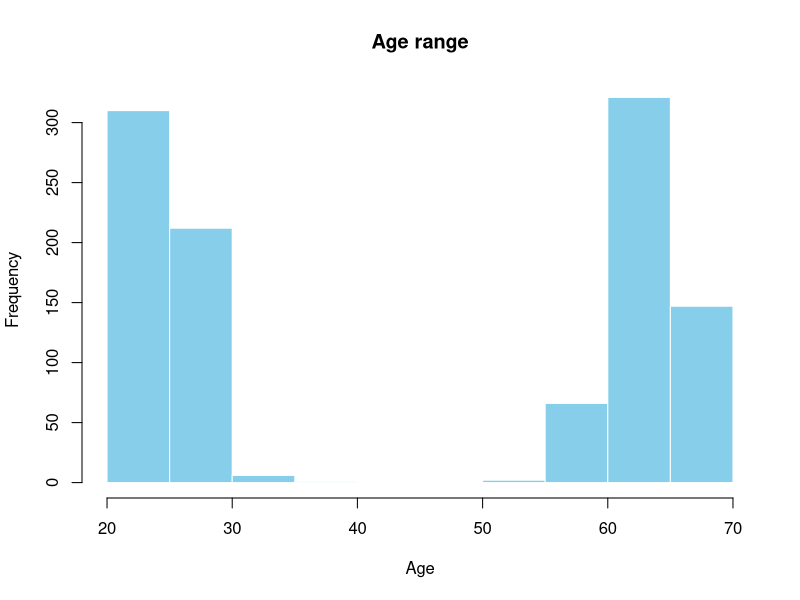
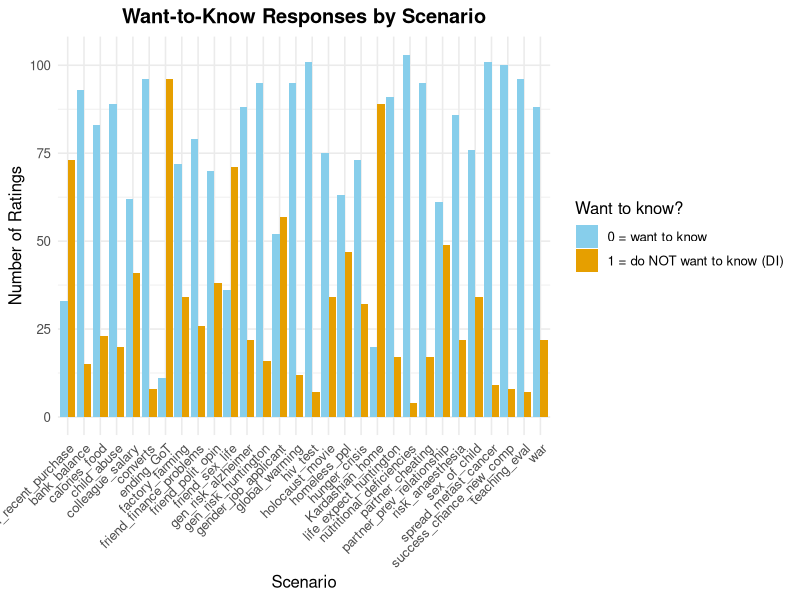
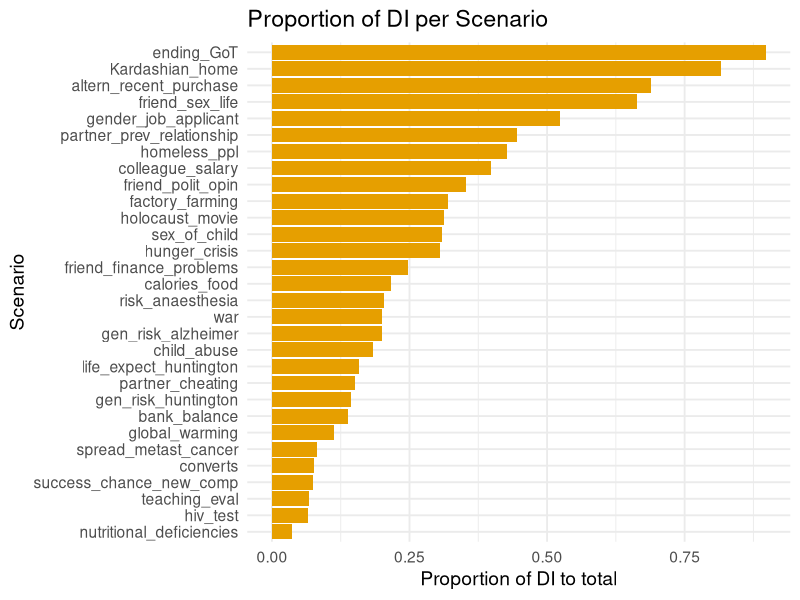
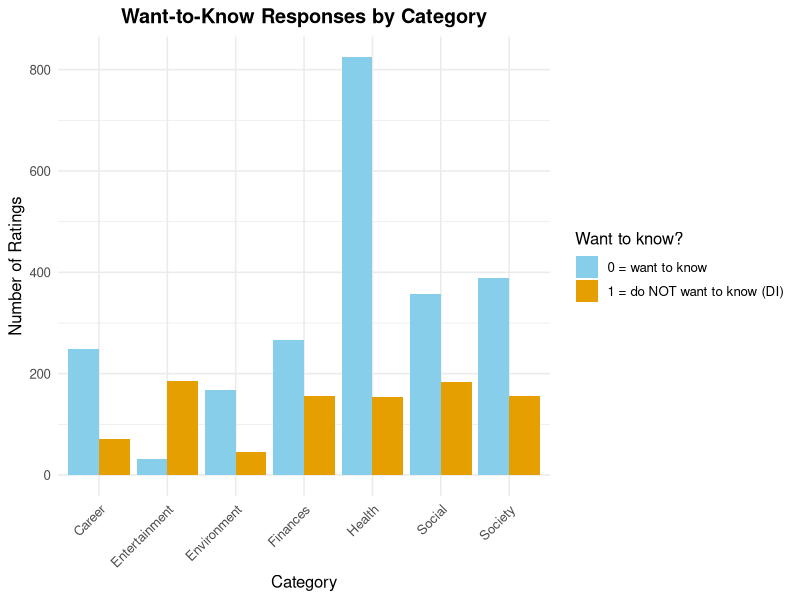
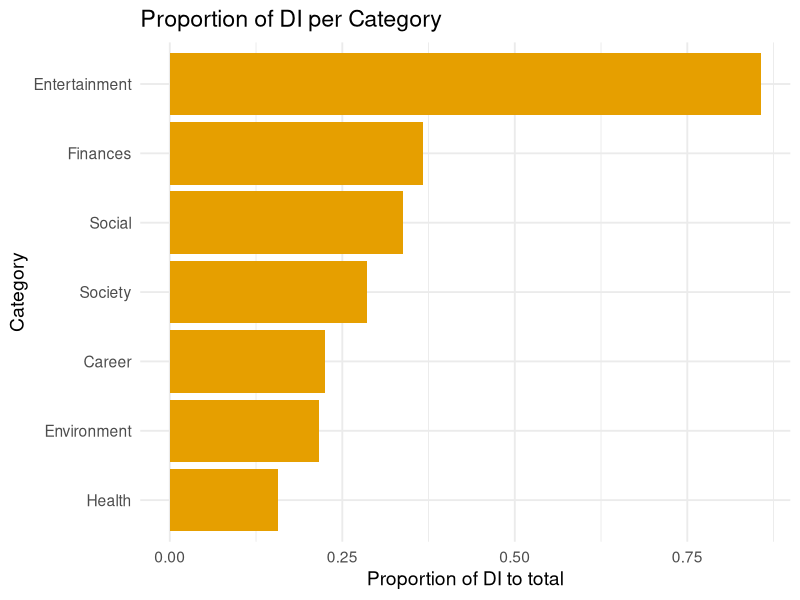
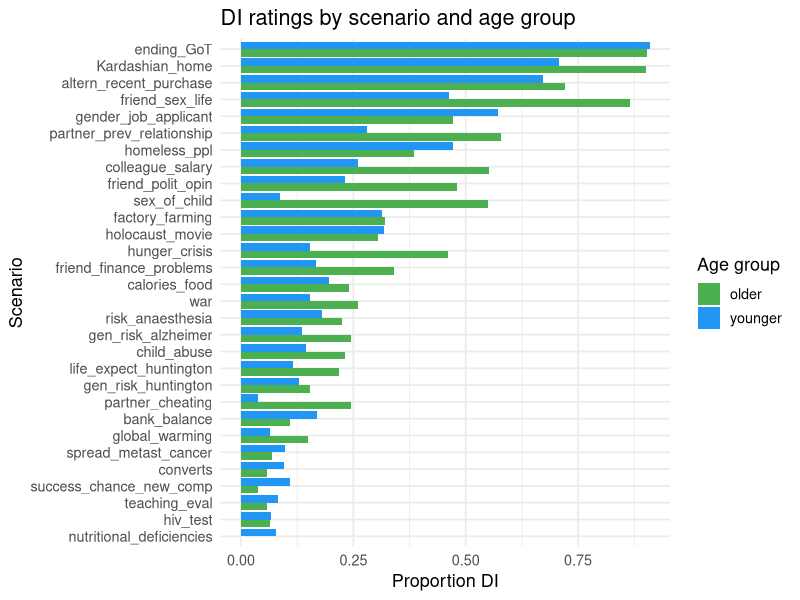
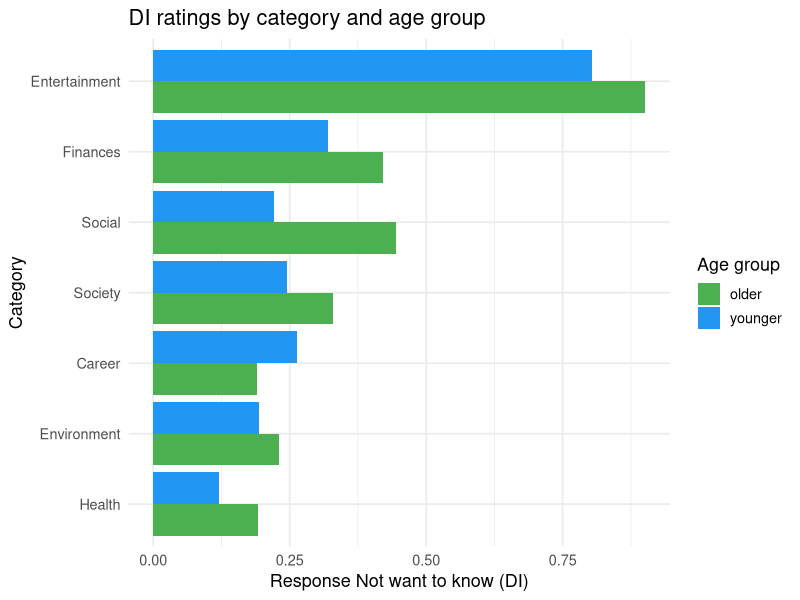
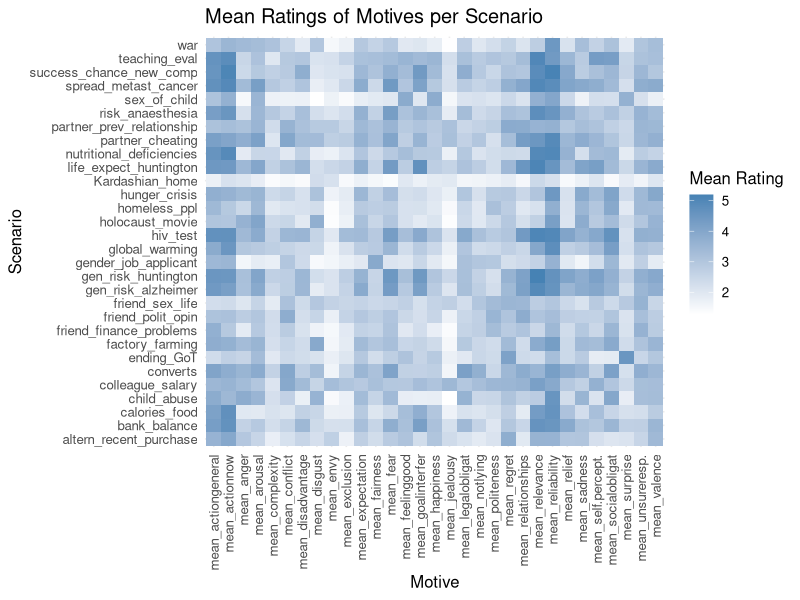

The R script that drew these images, in order:
## ---- chunk 1
knitr::opts_chunk$set(echo = TRUE)
library(readr)
library(dplyr)
library(tidyr)
library(ggplot2)
library(knitr)
library(reshape2)
## ---- chunk 2
dat <- read_csv("dl2_data_processed.csv")
## ---- chunk 3
dat_short <- dat %>%
filter(!is.na(want_to_know_bin))
## ---- chunk 4
dat_short <- dat_short %>%
  mutate(
    Scenario_Category = case_when(
      Scenario_Content %in% c(
        "hiv_test", "gen_risk_alzheimer", "gen_risk_huntington", 
        "life_expect_huntington", "spread_metast_cancer", "risk_anaesthesia",
        "nutritional_deficiencies", "calories_food", "sex_of_child"
      ) ~ "Health",
      
      Scenario_Content %in% c(
        "partner_cheating", "partner_prev_relationship",
        "converts",
        "friend_polit_opin", "friend_sex_life"
      ) ~ "Social",
      
      Scenario_Content %in% c(
        "colleague_salary", "bank_balance",
        "altern_recent_purchase", "friend_finance_problems"
      ) ~ "Finances",
      
      Scenario_Content %in% c(
        "success_chance_new_comp", "gender_job_applicant", "teaching_eval"
      ) ~ "Career",
      
      Scenario_Content %in% c(
        "hunger_crisis", "war", "holocaust_movie",
        "child_abuse", "homeless_ppl"
      ) ~ "Society",
      
      Scenario_Content %in% c(
        "Kardashian_home", "ending_GoT"
      ) ~ "Entertainment",
      
      Scenario_Content %in% c(
        "global_warming", "factory_farming"
      ) ~ "Environment",
    )
  )

## ---- chunk 5
motive_vars <- c("expectation","valence","arousal", "sadness","anger","fear", 
                  "jealousy","envy","disgust","regret","feelinggood","relief",
                  "happiness","complexity","relevance","reliability","relationships",
                  "conflict","politeness","notlying","unsureresp.","exclusion",
                  "self.percept.","actiongeneral","actionnow","disadvantage",
                  "goalinterfer","socialobligat","legalobligat","surprise","fairness")


data_wide <- dat_short %>%
  select(ResponseId, Age, Age_group, Scenario_Code, all_of(motive_vars)) %>%
  # long -> wide
  pivot_wider(
    id_cols = c(ResponseId, Age, Age_group), 
    names_from = Scenario_Code,
    values_from = all_of(motive_vars),
    names_sep = "_"
  )

## ---- chunk 6
nrow(data_wide)
## ---- chunk 7
data_wide %>%
  dplyr::group_by(Age_group) %>%
  dplyr::summarise(count = n())
## ---- chunk 8
range(data_wide$Age, na.rm = TRUE)
## ---- chunk 9
hist(data_wide$Age,
     main = "Age range",
     xlab = "Age",
     ylab = "Frequency",
     col = "skyblue",
     border = "white")
## ---- chunk 10
ratings_count_person <- dat_short %>%
  dplyr::filter(want_to_know_bin %in% c(0, 1)) %>%  
  dplyr::group_by(ResponseId) %>%
  dplyr::summarise(
    n_valid_ratings = n(),   
    .groups = "drop"
  )
## ---- chunk 11
rating_cols <- setdiff(names(data_wide), c("ResponseId", "Age_group"))

motives_count_person <- data_wide %>%
  mutate(
    n_ratings_filled = rowSums(
      select(., all_of(rating_cols)) != -99 & !is.na(select(., all_of(rating_cols)))
    )
  ) %>%
  select(ResponseId, n_ratings_filled)

### Combine Both Counts
ratings_combined <- merge(
  ratings_count_person,
  motives_count_person,
  by = "ResponseId"
)

ratings_combined <- ratings_combined %>%
  mutate(avg_ratings_per_scenario = n_ratings_filled / n_valid_ratings)
## ---- chunk 12
mean(ratings_combined$avg_ratings_per_scenario, na.rm = TRUE)
## ---- chunk 13
dat_short <- dat_short %>%
  mutate(Age_group = ifelse(is.na(Age_group), "unknown", Age_group))

scenario_participants <- dat_short %>%
  dplyr::group_by(Scenario_Content, Age_group) %>%
  dplyr::summarise(n_ratings = n(), .groups = "drop")

scenario_participants
## ---- chunk 14
overall_DI <- dat_short %>%
  dplyr::filter(!is.na(want_to_know_bin)) %>%
  dplyr::summarise(
    total_responses = n(),
    total_DI = sum(want_to_know_bin == 1),
    proportion_DI = mean(want_to_know_bin == 1)
  )

overall_DI 
## ---- chunk 15
scenario_counts <- dat_short %>%
  dplyr::group_by(Scenario_Content) %>%
  dplyr::summarise(n_ratings = n(), .groups = "drop")

scenario_counts
## ---- chunk 16
di_scenario <- dat_short %>% 
  dplyr::group_by(Scenario_Content, want_to_know_bin) %>% 
  dplyr::summarise(n_ratings = n(),.groups = "drop")

## ---- chunk 17
ggplot(di_scenario, aes(x = Scenario_Content, y = n_ratings, fill = factor(want_to_know_bin))) +
  geom_bar(stat = "identity", position = "dodge") +
  scale_fill_manual(values = c("0" = "skyblue", "1" = "#E69F00"),
                    name = "Want to know?",
                    labels = c("0 = want to know", "1 = do NOT want to know (DI)")) +
  labs(
    title = "Want-to-Know Responses by Scenario",
    x = "Scenario",
    y = "Number of Ratings"
  ) +
  theme_minimal(base_size = 12) +
  theme(
    axis.text.x = element_text(angle = 45, hjust = 1),
    plot.title = element_text(face = "bold", hjust = 0.5)
  )

## ---- chunk 18
di_scenario_full <- dat_short %>% 
  dplyr::group_by(Scenario_Content) %>%
  dplyr::summarise(
    n_0  = sum(want_to_know_bin == 0, na.rm = TRUE),
    n_di  = sum(want_to_know_bin == 1, na.rm = TRUE),
    total = n_0 + n_di,
    prop_1 = n_di / total,
    .groups = "drop"
  )%>%
  dplyr::arrange(desc(prop_1))

di_scenario_full <- di_scenario_full %>%
  mutate(Scenario_Content = factor(Scenario_Content, levels = Scenario_Content[order(prop_1)]))
## ---- chunk 19
ggplot(di_scenario_full, aes(x = Scenario_Content, y = prop_1)) +
  geom_col(fill = "#E69F00") +
  coord_flip() +
  labs(
    title = "Proportion of DI per Scenario",
    x = "Scenario",
    y = "Proportion of DI to total"
  ) +
  theme_minimal(base_size = 14)
## ---- chunk 20
di_category <- dat_short %>% 
  dplyr::group_by(Scenario_Category, want_to_know_bin) %>% 
  dplyr::summarise(n_ratings = n(),.groups = "drop")
## ---- chunk 21
ggplot(di_category, aes(x = Scenario_Category, y = n_ratings, fill = factor(want_to_know_bin))) +
  geom_bar(stat = "identity", position = "dodge") +
  scale_fill_manual(values = c("0" = "skyblue", "1" = "#E69F00"),
                    name = "Want to know?",
                    labels = c("0 = want to know", "1 = do NOT want to know (DI)")) +
  labs(
    title = "Want-to-Know Responses by Category",
    x = "Category",
    y = "Number of Ratings"
  ) +
  theme_minimal(base_size = 12) +
  theme(
    axis.text.x = element_text(angle = 45, hjust = 1),
    plot.title = element_text(face = "bold", hjust = 0.5)
  )

## ---- chunk 22
di_category_full <- dat_short %>% 
  dplyr::group_by(Scenario_Category) %>%
  dplyr::summarise(
    n_0  = sum(want_to_know_bin == 0, na.rm = TRUE),
    n_di  = sum(want_to_know_bin == 1, na.rm = TRUE),
    total = n_0 + n_di,
    prop_1 = n_di / total,
    .groups = "drop"
  )%>%
  dplyr::arrange(desc(prop_1))

di_category_full <- di_category_full %>%
  mutate(Scenario_Category = factor(Scenario_Category, levels = Scenario_Category[order(prop_1)]))
## ---- chunk 23
ggplot(di_category_full, aes(x = Scenario_Category, y = prop_1)) +
  geom_col(fill = "#E69F00") +
  coord_flip() +
  labs(
    title = "Proportion of DI per Category",
    x = "Category",
    y = "Proportion of DI to total"
  ) +
  theme_minimal(base_size = 14)
## ---- chunk 24
overall_DI_age <- dat_short %>%
  dplyr::filter(!is.na(want_to_know_bin)) %>%
  dplyr::group_by(Age_group) %>%        
  dplyr::summarise(
    total_responses = n(),
    total_DI = sum(want_to_know_bin == 1),
    proportion_DI = mean(want_to_know_bin == 1),
    .groups = "drop"
  )
overall_DI_age
## ---- chunk 25
scenario_age_prop <- dat_short %>%
  dplyr::group_by(Scenario_Content, Age_group) %>%
  dplyr::summarise(
    total_participants = n(),
    n_want_to_know = sum(want_to_know_bin == 1, na.rm = TRUE),
    .groups = "drop"
  ) %>%
  dplyr::mutate(prop_want_to_know = n_want_to_know / total_participants) %>%
  dplyr::select(-n_want_to_know, -total_participants) %>%
  pivot_wider(
    names_from = Age_group,
    values_from = prop_want_to_know,
    values_fill = 0
  ) %>%
  mutate(diff_prop_young_old = younger - older) %>%
  arrange(desc(diff_prop_young_old)) 

scenario_age_prop 
## ---- chunk 26
scenario_age_long <- scenario_age_prop %>%
  pivot_longer(cols = c(younger, older),
               names_to = "Age_group",
               values_to = "prop_want_to_know") %>%
  group_by(Scenario_Content) %>%
  mutate(mean_prop = mean(prop_want_to_know, na.rm = TRUE)) %>%
  ungroup()

ggplot(scenario_age_long,
       aes(x = reorder(Scenario_Content, mean_prop),
           y = prop_want_to_know,
           fill = Age_group)) +
  geom_col(position = "dodge") +
  scale_fill_manual(values = c("older" = "#4CAF50", "younger" = "#2196F3"),
                    labels = c("older", "younger")) +
  labs(
    title = "DI ratings by scenario and age group",
    x = "Scenario",
    y = "Proportion DI",
    fill = "Age group"
  ) +
  coord_flip() +
  theme_minimal(base_size = 13)
## ---- chunk 27
category_age_prop <- dat_short %>%
  dplyr::group_by(Scenario_Category, Age_group) %>%
  dplyr::summarise(
    total_participants = n(),
    n_want_to_know = sum(want_to_know_bin == 1, na.rm = TRUE),
    .groups = "drop"
  ) %>%
  dplyr::mutate(prop_want_to_know = n_want_to_know / total_participants) %>%
  dplyr::select(-n_want_to_know, -total_participants) %>%
  pivot_wider(
    names_from = Age_group,
    values_from = prop_want_to_know,
    values_fill = 0
  ) %>%
  mutate(diff_prop_young_old = younger - older) %>%
  arrange(desc(diff_prop_young_old)) 

category_age_prop
## ---- chunk 28
scenario_age_long_cat <- category_age_prop %>%
  pivot_longer(cols = c(younger, older),
               names_to = "Age_group",
               values_to = "prop_want_to_know") %>%
  group_by(Scenario_Category) %>%
  mutate(mean_prop = mean(prop_want_to_know, na.rm = TRUE)) %>%
  ungroup()

ggplot(scenario_age_long_cat,
       aes(x = reorder(Scenario_Category, mean_prop),
           y = prop_want_to_know,
           fill = Age_group)) +
  geom_col(position = "dodge") +
  scale_fill_manual(values = c("older" = "#4CAF50", "younger" = "#2196F3"),
                    labels = c("older", "younger")) +
  labs(
    title = "DI ratings by category and age group",
    x = "Category",
    y = "Response Not want to know (DI)",
    fill = "Age group"
  ) +
  coord_flip() +
  theme_minimal(base_size = 13)
## ---- chunk 29
overall_motives <- dat_short %>%
  summarise(across(all_of(motive_vars), ~ mean(.x[.x != -99], na.rm = TRUE))) %>%
  pivot_longer(cols = everything(), names_to = "motive", values_to = "mean_rating") %>%
  arrange(desc(mean_rating))

overall_motives
## ---- chunk 30
ratings_per_motive_mean <- dat_short %>%
  dplyr::group_by(Scenario_Content) %>%
  dplyr::summarise(
    across(
      all_of(motive_vars),
      ~ mean(.x[.x != -99], na.rm = TRUE),
      .names = "mean_{.col}"
    ),
    .groups = "drop"
  )
## ---- chunk 31
ratings_long <- ratings_per_motive_mean %>%
  pivot_longer(
    cols = starts_with("mean_"),
    names_to = "Motive",
    values_to = "MeanRating"
  )


ggplot(ratings_long, aes(x = Motive, y = Scenario_Content, fill = MeanRating)) +
  geom_tile() +
  scale_fill_gradient(low = "white", high = "steelblue") +
  labs(
    title = "Mean Ratings of Motives per Scenario",
    x = "Motive",
    y = "Scenario",
    fill = "Mean Rating"
  ) +
  theme_minimal(base_size = 12) +
  theme(axis.text.x = element_text(angle = 90, vjust = 0.5, hjust=1))

## ---- chunk 32
top3_motives <- dat_short %>%
  dplyr::group_by(Scenario_Content) %>%
  dplyr::summarise(across(all_of(motive_vars),
                   ~ mean(.x[.x != -99], na.rm = TRUE),  
                   .names = "avg_{.col}"),
            .groups = "drop") %>%
  pivot_longer(
    cols = starts_with("avg_"),
    names_to = "motive",
    values_to = "avg_rating"
  ) %>%
  mutate(motive = sub("^avg_", "", motive)) %>%
  dplyr::group_by(Scenario_Content) %>%
  slice_max(avg_rating, n = 3, with_ties = FALSE) %>% 
  arrange(Scenario_Content, desc(avg_rating)) %>%
  ungroup()
## ---- chunk 33
top3_motives_table <- dat_short %>%
  dplyr::group_by(Scenario_Content) %>%
  dplyr::summarise(
    across(
      all_of(motive_vars),
      ~ mean(.x[.x != -99], na.rm = TRUE),  
      .names = "avg_{.col}"
    ),
    .groups = "drop"
  ) %>%
  pivot_longer(
    cols = starts_with("avg_"),
    names_to = "motive",
    values_to = "avg_rating"
  ) %>%
  mutate(motive = sub("^avg_", "", motive)) %>%
  dplyr::group_by(Scenario_Content) %>%
  slice_max(avg_rating, n = 3, with_ties = FALSE) %>%
  arrange(Scenario_Content, desc(avg_rating)) %>%
  mutate(rank = row_number()) %>%
  pivot_wider(
    names_from = rank,
    values_from = c(motive, avg_rating),
    names_glue = "Top{rank}_{.value}"
  ) %>%
  arrange(Scenario_Content)

knitr::kable(top3_motives_table, digits = 2, caption = "Top 3 Motives (Mean Ratings) per Scenario")
## ---- chunk 34
ggplot(top3_motives, aes(x = motive, y = Scenario_Content, fill = avg_rating)) +
  geom_tile(color = "white") +
  scale_fill_gradient(low = "white", high = "steelblue") +
  labs(
    title = "Top 3 Motives by Scenario",
    x = "Motive",
    y = "Scenario",
    fill = "Mean Rating"
  ) +
  theme_minimal(base_size = 12) +
  theme(axis.text.x = element_text(angle = 45, hjust = 1))
## ---- chunk 35
ratings_per_motive_mean_cat <- dat_short %>%
  dplyr::group_by(Scenario_Category) %>%
  dplyr::summarise(
    across(
      all_of(motive_vars),
      ~ mean(.x[.x != -99], na.rm = TRUE),
      .names = "mean_{.col}"
    ),
    .groups = "drop"
  )

ratings_per_motive_mean_cat
## ---- chunk 36
ratings_long_cat <- ratings_per_motive_mean_cat %>%
  pivot_longer(
    cols = starts_with("mean_"),
    names_to = "Motive",
    values_to = "MeanRating"
  )


ggplot(ratings_long_cat, aes(x = Motive, y = Scenario_Category, fill = MeanRating)) +
  geom_tile() +
  scale_fill_gradient(low = "white", high = "steelblue") +
  labs(
    title = "Mean Ratings of Motives by Category",
    x = "Motive",
    y = "Category",
    fill = "Mean Rating"
  ) +
  theme_minimal(base_size = 12) +
  theme(axis.text.x = element_text(angle = 90, vjust = 0.5, hjust=1))
## ---- chunk 37
top3_motives_cat <- dat_short %>%
  dplyr::group_by(Scenario_Category) %>%
  dplyr::summarise(across(all_of(motive_vars),
                          ~ mean(.x[.x != -99], na.rm = TRUE),
                          .names = "avg_{.col}"),
                   .groups = "drop") %>%
  pivot_longer(
    cols = starts_with("avg_"),
    names_to = "motive",
    values_to = "avg_rating"
  ) %>%
  mutate(motive = sub("^avg_", "", motive)) %>%
  dplyr::group_by(Scenario_Category) %>%
  slice_max(avg_rating, n = 3, with_ties = FALSE) %>% 
  arrange(Scenario_Category, desc(avg_rating)) %>%
  ungroup()
## ---- chunk 38
top3_motives_cat_table <- dat_short %>%
  dplyr::group_by(Scenario_Category) %>%
  dplyr::summarise(
    across(
      all_of(motive_vars),
      ~ mean(.x[.x != -99], na.rm = TRUE),  
      .names = "avg_{.col}"
    ),
    .groups = "drop"
  ) %>%
  pivot_longer(
    cols = starts_with("avg_"),
    names_to = "motive",
    values_to = "avg_rating"
  ) %>%
  mutate(motive = sub("^avg_", "", motive)) %>%
  dplyr::group_by(Scenario_Category) %>%
  slice_max(avg_rating, n = 3, with_ties = FALSE) %>%
  arrange(Scenario_Category, desc(avg_rating)) %>%
  mutate(rank = row_number()) %>%
  pivot_wider(
    names_from = rank,
    values_from = c(motive, avg_rating),
    names_glue = "Top{rank}_{.value}"
  ) %>%
  arrange(Scenario_Category)


knitr::kable(top3_motives_cat_table, digits = 2, caption = "Top 3 Motives (Mean Ratings) per Category")
## ---- chunk 39
ggplot(top3_motives_cat, aes(x = motive, y = Scenario_Category, fill = avg_rating)) +
  geom_tile(color = "white") +
  scale_fill_gradient(low = "white", high = "steelblue") +
  labs(
    title = "Top 3 Motives by Category",
    x = "Motive",
    y = "Category",
    fill = "Mean Rating"
  ) +
  theme_minimal(base_size = 12) +
  theme(axis.text.x = element_text(angle = 45, hjust = 1))

## ---- chunk 40
overall_motives_by_age <- dat_short %>%
  dplyr::filter(Age_group %in% c("younger", "older")) %>%   
  dplyr::group_by(Age_group) %>%
  dplyr::summarise(
    across(all_of(motive_vars),
           ~ mean(.x[.x != -99], na.rm = TRUE),
           .names = "avg_{.col}")
  ) %>%
  tidyr::pivot_longer(
    cols = starts_with("avg_"),
    names_to = "motive",
    values_to = "mean_rating"
  ) %>%
  dplyr::mutate(motive = sub("^avg_", "", motive)) %>%
  dplyr::arrange(Age_group, desc(mean_rating))

overall_motives_by_age
## ---- chunk 41
ggplot(overall_motives_by_age, aes(x = reorder(motive, mean_rating), 
                                   y = mean_rating, 
                                   fill = Age_group)) +
  geom_col(position = position_dodge(width = 0.8)) +
  coord_flip() +
  scale_fill_manual(values = c("older" = "#4CAF50", "younger" = "#2196F3"),
                    labels = c("older", "younger")) +
  labs(
    title = "Overall Motive Ratings by Age Group and Scenario",
    x = "Motive",
    y = "Average Rating",
    fill = "Age Group"
  ) +
  theme_minimal(base_size = 12)
## ---- chunk 42
top3_motives_by_age <- dat_short %>%
  dplyr::filter(Age_group %in% c("younger", "older")) %>%  
  dplyr::group_by(Scenario_Content, Age_group) %>%
  dplyr::summarise(
    across(all_of(motive_vars),
           ~ mean(.x[.x != -99], na.rm = TRUE),
           .names = "avg_{.col}"),
    .groups = "drop"
  ) %>%
  tidyr::pivot_longer(
    cols = starts_with("avg_"),
    names_to = "motive",
    values_to = "avg_rating"
  ) %>%
  dplyr::mutate(motive = sub("^avg_", "", motive)) %>%
  dplyr::group_by(Scenario_Content, Age_group) %>%
  dplyr::slice_max(avg_rating, n = 3, with_ties = FALSE) %>%
  dplyr::arrange(Scenario_Content, Age_group, desc(avg_rating)) %>%
  dplyr::ungroup()

top3_motives_by_age 
## ---- chunk 43
top3_motives_by_age_cat <- dat_short %>%
  dplyr::filter(Age_group %in% c("younger", "older")) %>% 
  dplyr::group_by(Scenario_Category, Age_group) %>%
  dplyr::summarise(
    across(all_of(motive_vars),
           ~ mean(.x[.x != -99], na.rm = TRUE),
           .names = "avg_{.col}"),
    .groups = "drop"
  ) %>%
  tidyr::pivot_longer(
    cols = starts_with("avg_"),
    names_to = "motive",
    values_to = "avg_rating"
  ) %>%
  dplyr::mutate(motive = sub("^avg_", "", motive)) %>%
  dplyr::group_by(Scenario_Category, Age_group) %>%
  dplyr::slice_max(avg_rating, n = 3, with_ties = FALSE) %>%
  dplyr::arrange(Scenario_Category, Age_group, desc(avg_rating)) %>%
  dplyr::ungroup()

top3_motives_by_age_cat
## ---- chunk 44
ggplot(top3_motives_by_age_cat,
       aes(x = reorder(motive, avg_rating), y = avg_rating, fill = Age_group)) +
  geom_col(position = "dodge") +
  facet_wrap(~ Scenario_Category, scales = "free_x", ncol = 5) +
  coord_flip() +
  scale_fill_manual(values = c("older" = "#4CAF50", "younger" = "#2196F3"),
                    labels = c("older", "younger")) +
  labs(
    title = "Top 3 Motives by Category and Age Group",
    x = "Motive",
    y = "Mean Rating",
    fill = "Age Group"
  ) +
  theme_minimal(base_size = 12)
## ---- chunk 45
ratings_per_motive_DI <- dat_short %>%
  dplyr::group_by(want_to_know_bin) %>%
  dplyr::summarise(
    across(
      all_of(motive_vars),
      ~ mean(.x[.x != -99], na.rm = TRUE),
      .names = "mean_{.col}"
    ),
    .groups = "drop"
  )
## ---- chunk 46
motive_means_di <- dat_short %>%
  filter(want_to_know_bin == 1) %>%  
  group_by(Scenario_Content) %>%    
  summarise(across(
    all_of(motive_vars),
    ~ mean(.x[.x != -99], na.rm = TRUE),  
    .names = "avg_{.col}"
  )) %>%
  pivot_longer(
    cols = starts_with("avg_"),
    names_to = "motive",
    values_to = "mean_rating"
  ) %>%
  mutate(motive = sub("^avg_", "", motive)) %>%
  arrange(Scenario_Content, desc(mean_rating))

scenario_props <- dat_short %>%
  group_by(Scenario_Content) %>%
  summarise(
    prop_want_1 = mean(want_to_know_bin == 1, na.rm = TRUE),
    .groups = "drop"
  )



motive_means_di <- motive_means_di %>%
  left_join(scenario_props, by = "Scenario_Content")

motive_means_di
## ---- chunk 47
motive_means_noDI <- dat_short %>%
  filter(want_to_know_bin == 0) %>%  
  group_by(Scenario_Content) %>%     
  summarise(across(
    all_of(motive_vars),
    ~ mean(.x[.x != -99], na.rm = TRUE),
    .names = "avg_{.col}"
  )) %>%
  pivot_longer(
    cols = starts_with("avg_"),
    names_to = "motive",
    values_to = "mean_rating"
  ) %>%
  mutate(motive = sub("^avg_", "", motive)) %>%
  arrange(Scenario_Content, desc(mean_rating))

motive_means_noDI <- motive_means_noDI %>%
  left_join(scenario_props, by = "Scenario_Content")

motive_means_noDI
## ---- chunk 48
ratings_long_DI <- ratings_per_motive_DI %>%
  pivot_longer(
    cols = starts_with("mean_"),
    names_to = "motive",
    values_to = "mean_rating"
  ) %>%
  mutate(
    motive = sub("^mean_", "", motive),
    want_to_know_bin = factor(
      want_to_know_bin,
      levels = c(1, 0),
      labels = c("Not want to know (DI)", "Want to know")
    )
  )

ggplot(ratings_long_DI, aes(x = motive, y = mean_rating, group = want_to_know_bin, color = want_to_know_bin)) +
  geom_line(linewidth = 1) +
  geom_point(size = 2) +
  scale_color_manual(
    values = c(
      "Want to know" = "#56B4E9" ,  
      "Not want to know (DI)" =    "#E69F00"   
    )
  ) +
  theme_minimal(base_size = 12) +
  labs(
    title = "Mean Motive Ratings by DI Response",
    x = "Motive",
    y = "Mean Rating",
    color = "Response"
  ) +
  theme(
    axis.text.x = element_text(angle = 45, hjust = 1),
    plot.title = element_text(face = "bold", size = 14)
  )

## ---- chunk 49
top3_motives_DI <- dat_short %>%
  dplyr::group_by(want_to_know_bin) %>%
  dplyr::summarise(across(all_of(motive_vars),
                          ~ mean(.x[.x != -99], na.rm = TRUE),
                          .names = "avg_{.col}"),
                   .groups = "drop") %>%
  pivot_longer(
    cols = starts_with("avg_"),
    names_to = "motive",
    values_to = "avg_rating"
  ) %>%
  mutate(motive = sub("^avg_", "", motive)) %>%
  dplyr::group_by(want_to_know_bin) %>%
  slice_max(avg_rating, n = 3, with_ties = FALSE) %>%  
  arrange(want_to_know_bin, desc(avg_rating)) %>%
  ungroup()

top3_motives_DI
## ---- chunk 50
top3_motives_by_age_DI <- dat_short %>%
  dplyr::filter(Age_group %in% c("younger", "older")) %>%  
  dplyr::group_by(want_to_know_bin, Age_group) %>%
  dplyr::summarise(
    across(all_of(motive_vars),
           ~ mean(.x[.x != -99], na.rm = TRUE),
           .names = "avg_{.col}"),
    .groups = "drop"
  ) %>%
  tidyr::pivot_longer(
    cols = starts_with("avg_"),
    names_to = "motive",
    values_to = "avg_rating"
  ) %>%
  dplyr::mutate(motive = sub("^avg_", "", motive)) %>%
  dplyr::group_by(want_to_know_bin, Age_group) %>%
  dplyr::slice_max(avg_rating, n = 3, with_ties = FALSE) %>%
  dplyr::arrange(want_to_know_bin, Age_group, desc(avg_rating)) %>%
  dplyr::ungroup()

top3_motives_by_age_DI
## ---- chunk 51
ggplot(top3_motives_by_age_DI,
       aes(x = reorder(motive, avg_rating), y = avg_rating, fill = Age_group)) +
  geom_col(position = position_dodge(width = 0.8), width = 0.7) +
  facet_wrap(~ want_to_know_bin, scales = "free_x", ncol = 2,
             labeller = labeller(want_to_know_bin = c(`1` = "Do not want to know (DI)", `0` = "Want to know"))) +
  scale_fill_manual(values = c("older" = "#4CAF50", "younger" = "#2196F3"),
                    labels = c("older", "younger")) +
  labs(
    title = "Top 3 Motives by Age Group and DI Response",
    x = "Motive",
    y = "Average Rating",
    fill = "Age Group"
  ) +
  theme_minimal(base_size = 12)
## ---- chunk 52
dat_cor_expect_val <- dat_short %>% 
                            filter(Scenario_Content=="partner_prev_relationship" & expectation!=-99 & valence!=-99)

cor(
  dat_cor_expect_val$expectation,
  dat_cor_expect_val$valence
)



dat_cor_sad_ang<-dat_short%>%filter(Scenario_Content=="partner_prev_relationship" & sadness!=-99 & anger !=-99)

cor(
  dat_cor_sad_ang$sadness,
  dat_cor_sad_ang$anger
)
## ---- chunk 53
corr_scenario <- dat_short %>%
  group_by(Scenario_Content) %>%
  summarise(
    cor_matrix = list(
      cor(
        mutate(across(all_of(motive_vars), ~ ifelse(.x == -99, NA, .x))),
        use = "pairwise.complete.obs"
      )
    ),
    .groups = "drop"
  )


corr_scenario$cor_matrix[[which(corr_scenario$Scenario_Content == "partner_prev_relationship")]]

## ---- chunk 54
#correlation matrix for scenario
mat_hiv <- corr_scenario$cor_matrix[[which(corr_scenario$Scenario_Content == "hiv_test")]]

#long format
mat_long_hiv <- melt(mat_hiv, varnames = c("Var1", "Var2"), value.name = "r")


limits <- c(-1, 1) 

ggplot(mat_long_hiv, aes(x = Var1, y = Var2, fill = r)) +
  geom_tile(color = "white") +
  geom_text(aes(label = round(r, 2)), size = 3) +
  scale_fill_gradient2(low = "blue", mid = "white", high = "red", midpoint = 0,
                       limits = limits) +
  theme_minimal() +
  theme(
    axis.text.x = element_text(angle = 45, hjust = 1),
    axis.ticks = element_blank(),
    axis.title = element_blank(),
    panel.grid = element_blank()
  )+
  ggtitle("Correlation matrix: Hiv Test")

## ---- chunk 55
strong_corr_hiv <- mat_long_hiv %>%
  filter(as.numeric(factor(Var1)) < as.numeric(factor(Var2))) %>%
  filter(abs(r) > 0.5) %>%
  mutate(direction = ifelse(r > 0, "positive", "negative")) %>%
  arrange(desc(abs(r)))
## ---- chunk 56
#correlation matrix for scenario
mat_alz <- corr_scenario$cor_matrix[[which(corr_scenario$Scenario_Content == "gen_risk_alzheimer")]]

#long format
mat_long_alz <- melt(mat_alz, varnames = c("Var1", "Var2"), value.name = "r")


limits <- c(-1, 1) 

ggplot(mat_long_alz, aes(x = Var1, y = Var2, fill = r)) +
  geom_tile(color = "white") +
  geom_text(aes(label = round(r, 2)), size = 3) +
  scale_fill_gradient2(low = "blue", mid = "white", high = "red", midpoint = 0,
                       limits = limits) +
  theme_minimal() +
  theme(
    axis.text.x = element_text(angle = 45, hjust = 1),
    axis.ticks = element_blank(),
    axis.title = element_blank(),
    panel.grid = element_blank()
  )+
  ggtitle("Correlation matrix: Genetic Risk Alzheimer")

## ---- chunk 57
strong_corr_alz <- mat_long_alz %>%
  filter(as.numeric(factor(Var1)) < as.numeric(factor(Var2))) %>%
  filter(abs(r) > 0.5) %>%
  mutate(direction = ifelse(r > 0, "positive", "negative")) %>%
  arrange(desc(abs(r)))                                    
## ---- chunk 58
#correlation matrix for scenario
mat_hunt_risk <- corr_scenario$cor_matrix[[which(corr_scenario$Scenario_Content == "gen_risk_huntington")]]

#long format
mat_long_hunt_risk <- melt(mat_hunt_risk, varnames = c("Var1", "Var2"), value.name = "r")


limits <- c(-1, 1) 

ggplot(mat_long_hunt_risk, aes(x = Var1, y = Var2, fill = r)) +
  geom_tile(color = "white") +
  geom_text(aes(label = round(r, 2)), size = 3) +
  scale_fill_gradient2(low = "blue", mid = "white", high = "red", midpoint = 0,
                       limits = limits) +
  theme_minimal() +
  theme(
    axis.text.x = element_text(angle = 45, hjust = 1),
    axis.ticks = element_blank(),
    axis.title = element_blank(),
    panel.grid = element_blank()
  )+
  ggtitle("Correlation matrix: Genetic Risk Huntington")

## ---- chunk 59
strong_corr_hunt_risk <- mat_long_hunt_risk %>%
  filter(as.numeric(factor(Var1)) < as.numeric(factor(Var2))) %>%
  filter(abs(r) > 0.5) %>%
  mutate(direction = ifelse(r > 0, "positive", "negative")) %>%
  arrange(desc(abs(r)))
## ---- chunk 60
#correlation matrix for scenario
mat_hunt_life <- corr_scenario$cor_matrix[[which(corr_scenario$Scenario_Content == "life_expect_huntington")]]

#long format
mat_long_hunt_life <- melt(mat_hunt_life, varnames = c("Var1", "Var2"), value.name = "r")


limits <- c(-1, 1) 

ggplot(mat_long_hunt_life, aes(x = Var1, y = Var2, fill = r)) +
  geom_tile(color = "white") +
  geom_text(aes(label = round(r, 2)), size = 3) +
  scale_fill_gradient2(low = "blue", mid = "white", high = "red", midpoint = 0,
                       limits = limits) +
  theme_minimal() +
  theme(
    axis.text.x = element_text(angle = 45, hjust = 1),
    axis.ticks = element_blank(),
    axis.title = element_blank(),
    panel.grid = element_blank()
  )+
  ggtitle("Correlation matrix: Life expectation Huntington")


## ---- chunk 61
strong_corr_hunt_life <- mat_long_hunt_life %>%
  filter(as.numeric(factor(Var1)) < as.numeric(factor(Var2))) %>%
  filter(abs(r) > 0.5) %>%
  mutate(direction = ifelse(r > 0, "positive", "negative")) %>%
  arrange(desc(abs(r)))

## ---- chunk 62
#correlation matrix for scenario
mat_got <- corr_scenario$cor_matrix[[which(corr_scenario$Scenario_Content == "ending_GoT")]]

#long format
mat_long_got <- melt(mat_got, varnames = c("Var1", "Var2"), value.name = "r")


limits <- c(-1, 1) 

ggplot(mat_long_got, aes(x = Var1, y = Var2, fill = r)) +
  geom_tile(color = "white") +
  geom_text(aes(label = round(r, 2)), size = 3) +
  scale_fill_gradient2(low = "blue", mid = "white", high = "red", midpoint = 0,
                       limits = limits) +
  theme_minimal() +
  theme(
    axis.text.x = element_text(angle = 45, hjust = 1),
    axis.ticks = element_blank(),
    axis.title = element_blank(),
    panel.grid = element_blank()
  )+
  ggtitle("Correlation matrix: Ending GoT")


## ---- chunk 63
strong_corr_got <- mat_long_got %>%
  filter(as.numeric(factor(Var1)) < as.numeric(factor(Var2))) %>%
  filter(abs(r) > 0.5) %>%
  mutate(direction = ifelse(r > 0, "positive", "negative")) %>%
  arrange(desc(abs(r)))

## ---- chunk 64
#correlation matrix for scenario
mat_kardashian <- corr_scenario$cor_matrix[[which(corr_scenario$Scenario_Content == "Kardashian_home")]]

#long format
mat_long_kardashian <- melt(mat_kardashian, varnames = c("Var1", "Var2"), value.name = "r")


limits <- c(-1, 1) 

ggplot(mat_long_kardashian, aes(x = Var1, y = Var2, fill = r)) +
  geom_tile(color = "white") +
  geom_text(aes(label = round(r, 2)), size = 3) +
  scale_fill_gradient2(low = "blue", mid = "white", high = "red", midpoint = 0,
                       limits = limits) +
  theme_minimal() +
  theme(
    axis.text.x = element_text(angle = 45, hjust = 1),
    axis.ticks = element_blank(),
    axis.title = element_blank(),
    panel.grid = element_blank()
  )+
  ggtitle("Correlation matrix: Kardashian Home")


## ---- chunk 65

strong_corr_kardashian <- mat_long_kardashian %>%
  filter(as.numeric(factor(Var1)) < as.numeric(factor(Var2))) %>%
  filter(abs(r) > 0.5) %>%
  mutate(direction = ifelse(r > 0, "positive", "negative")) %>%
  arrange(desc(abs(r)))

## ---- chunk 66
#correlation matrix for scenario
mat_purchase <- corr_scenario$cor_matrix[[which(corr_scenario$Scenario_Content == "altern_recent_purchase")]]

#long format
mat_long_purchase <- melt(mat_purchase, varnames = c("Var1", "Var2"), value.name = "r")


limits <- c(-1, 1) 

ggplot(mat_long_purchase, aes(x = Var1, y = Var2, fill = r)) +
  geom_tile(color = "white") +
  geom_text(aes(label = round(r, 2)), size = 3) +
  scale_fill_gradient2(low = "blue", mid = "white", high = "red", midpoint = 0,
                       limits = limits) +
  theme_minimal() +
  theme(
    axis.text.x = element_text(angle = 45, hjust = 1),
    axis.ticks = element_blank(),
    axis.title = element_blank(),
    panel.grid = element_blank()
  )+
  ggtitle("Correlation matrix: Altern recent purchase ")

## ---- chunk 67
strong_corr_purchase <- mat_long_purchase %>%
  filter(as.numeric(factor(Var1)) < as.numeric(factor(Var2))) %>%
  filter(abs(r) > 0.5) %>%
  mutate(direction = ifelse(r > 0, "positive", "negative")) %>%
  arrange(desc(abs(r)))

## ---- chunk 68
#correlation matrix for scenario
mat_friend_sex <- corr_scenario$cor_matrix[[which(corr_scenario$Scenario_Content == "friend_sex_life")]]

#long format
mat_long_friend_sex <- melt(mat_friend_sex, varnames = c("Var1", "Var2"), value.name = "r")


limits <- c(-1, 1) 

ggplot(mat_long_friend_sex, aes(x = Var1, y = Var2, fill = r)) +
  geom_tile(color = "white") +
  geom_text(aes(label = round(r, 2)), size = 3) +
  scale_fill_gradient2(low = "blue", mid = "white", high = "red", midpoint = 0,
                       limits = limits) +
  theme_minimal() +
  theme(
    axis.text.x = element_text(angle = 45, hjust = 1),
    axis.ticks = element_blank(),
    axis.title = element_blank(),
    panel.grid = element_blank()
  )+
  ggtitle("Correlation matrix: Friend Sex Life")

## ---- chunk 69
strong_corr_friend_sex <- mat_long_friend_sex %>%
  filter(as.numeric(factor(Var1)) < as.numeric(factor(Var2))) %>%
  filter(abs(r) > 0.5) %>%
  mutate(direction = ifelse(r > 0, "positive", "negative")) %>%
  arrange(desc(abs(r)))

## ---- chunk 70
#correlation matrix for scenario
mat_relationship <- corr_scenario$cor_matrix[[which(corr_scenario$Scenario_Content == "partner_prev_relationship")]]

#long format
mat_long_relationship <- melt(mat_relationship, varnames = c("Var1", "Var2"), value.name = "r")


limits <- c(-1, 1) 

ggplot(mat_long_relationship, aes(x = Var1, y = Var2, fill = r)) +
  geom_tile(color = "white") +
  geom_text(aes(label = round(r, 2)), size = 3) +
  scale_fill_gradient2(low = "blue", mid = "white", high = "red", midpoint = 0,
                       limits = limits) +
  theme_minimal() +
  theme(
    axis.text.x = element_text(angle = 45, hjust = 1),
    axis.ticks = element_blank(),
    axis.title = element_blank(),
    panel.grid = element_blank()
  )+
  ggtitle("Correlation matrix: Partner Previous Relationship")

## ---- chunk 71
strong_corr_relationship <- mat_long_relationship %>%
  filter(as.numeric(factor(Var1)) < as.numeric(factor(Var2))) %>%
  filter(abs(r) > 0.5) %>%
  mutate(direction = ifelse(r > 0, "positive", "negative")) %>%
  arrange(desc(abs(r)))

## ---- chunk 72
#correlation matrix for scenario
mat_child <- corr_scenario$cor_matrix[[which(corr_scenario$Scenario_Content == "sex_of_child")]]

#long format
mat_long_child <- melt(mat_child, varnames = c("Var1", "Var2"), value.name = "r")


limits <- c(-1, 1) 

ggplot(mat_long_child, aes(x = Var1, y = Var2, fill = r)) +
  geom_tile(color = "white") +
  geom_text(aes(label = round(r, 2)), size = 3) +
  scale_fill_gradient2(low = "blue", mid = "white", high = "red", midpoint = 0,
                       limits = limits) +
  theme_minimal() +
  theme(
    axis.text.x = element_text(angle = 45, hjust = 1),
    axis.ticks = element_blank(),
    axis.title = element_blank(),
    panel.grid = element_blank()
  )+
  ggtitle("Correlation matrix: Sex of Child")

## ---- chunk 73
strong_corr_child <- mat_long_child %>%
  filter(as.numeric(factor(Var1)) < as.numeric(factor(Var2))) %>%
  filter(abs(r) > 0.5) %>%
  mutate(direction = ifelse(r > 0, "positive", "negative")) %>%
  arrange(desc(abs(r)))
## ---- chunk 74
#correlation matrix for scenario
mat_nutri<- corr_scenario$cor_matrix[[which(corr_scenario$Scenario_Content == "nutritional_deficiencies")]]

#long format
mat_long_nutri <- melt(mat_nutri, varnames = c("Var1", "Var2"), value.name = "r")


limits <- c(-1, 1) 

ggplot(mat_long_nutri, aes(x = Var1, y = Var2, fill = r)) +
  geom_tile(color = "white") +
  geom_text(aes(label = round(r, 2)), size = 3) +
  scale_fill_gradient2(low = "blue", mid = "white", high = "red", midpoint = 0,
                       limits = limits) +
  theme_minimal() +
  theme(
    axis.text.x = element_text(angle = 45, hjust = 1),
    axis.ticks = element_blank(),
    axis.title = element_blank(),
    panel.grid = element_blank()
  )+
  ggtitle("Correlation matrix: Nutritional Deficiencies")

## ---- chunk 75
strong_corr_nutri <- mat_long_nutri %>%
  filter(as.numeric(factor(Var1)) < as.numeric(factor(Var2))) %>%
  filter(abs(r) > 0.5) %>%
  mutate(direction = ifelse(r > 0, "positive", "negative")) %>%
  arrange(desc(abs(r)))
## ---- chunk 76
unique(dat_short$Scenario_Category)

corr_category <- dat_short %>%
  group_by(Scenario_Category) %>%
  summarise(
    cor_matrix = list(
      {
        temp <- across(all_of(motive_vars), ~ ifelse(.x == -99, NA, .x))
        cor(as.data.frame(temp), use = "pairwise.complete.obs")
      }
    ),
    .groups = "drop"
  )
## ---- chunk 77
#correlation matrix for category

mat_health <- corr_category$cor_matrix[[which(corr_category$Scenario_Category == "Health")]]

#long format
mat_long_health <- melt(mat_health, varnames = c("Var1", "Var2"), value.name = "r")


limits <- c(-1, 1) 

ggplot(mat_long_health, aes(x = Var1, y = Var2, fill = r)) +
  geom_tile(color = "white") +
  geom_text(aes(label = round(r, 2)), size = 3) +
  scale_fill_gradient2(low = "blue", mid = "white", high = "red", midpoint = 0,
                       limits = limits) +
  theme_minimal() +
  theme(
    axis.text.x = element_text(angle = 45, hjust = 1),
    axis.ticks = element_blank(),
    axis.title = element_blank(),
    panel.grid = element_blank()
  )+
  ggtitle("Correlation matrix: Health")

## ---- chunk 78
strong_corr_health <- mat_long_health %>%
  filter(as.numeric(factor(Var1)) < as.numeric(factor(Var2))) %>%
  filter(abs(r) > 0.5) %>%
  mutate(direction = ifelse(r > 0, "positive", "negative")) %>%
  arrange(desc(abs(r)))

## ---- chunk 79
#correlation matrix for category

mat_entertainment <- corr_category$cor_matrix[[which(corr_category$Scenario_Category == "Entertainment")]]

#long format
mat_long_entertainment <- melt(mat_entertainment, varnames = c("Var1", "Var2"), value.name = "r")


limits <- c(-1, 1) 

ggplot(mat_long_entertainment, aes(x = Var1, y = Var2, fill = r)) +
  geom_tile(color = "white") +
  geom_text(aes(label = round(r, 2)), size = 3) +
  scale_fill_gradient2(low = "blue", mid = "white", high = "red", midpoint = 0,
                       limits = limits) +
  theme_minimal() +
  theme(
    axis.text.x = element_text(angle = 45, hjust = 1),
    axis.ticks = element_blank(),
    axis.title = element_blank(),
    panel.grid = element_blank()
  )+
  ggtitle("Correlation matrix: Entertainment")

## ---- chunk 80
strong_corr_entertainment <- mat_long_entertainment %>%
  filter(as.numeric(factor(Var1)) < as.numeric(factor(Var2))) %>%
  filter(abs(r) > 0.5) %>%
  mutate(direction = ifelse(r > 0, "positive", "negative")) %>%
  arrange(desc(abs(r)))

## ---- chunk 81
#correlation matrix for category

mat_career <- corr_category$cor_matrix[[which(corr_category$Scenario_Category == "Career")]]

#long format
mat_long_career <- melt(mat_career, varnames = c("Var1", "Var2"), value.name = "r")


limits <- c(-1, 1) 

ggplot(mat_long_career, aes(x = Var1, y = Var2, fill = r)) +
  geom_tile(color = "white") +
  geom_text(aes(label = round(r, 2)), size = 3) +
  scale_fill_gradient2(low = "blue", mid = "white", high = "red", midpoint = 0,
                       limits = limits) +
  theme_minimal() +
  theme(
    axis.text.x = element_text(angle = 45, hjust = 1),
    axis.ticks = element_blank(),
    axis.title = element_blank(),
    panel.grid = element_blank()
  )+
  ggtitle("Correlation matrix: Career")

## ---- chunk 82
strong_corr_career <- mat_long_career %>%
  filter(as.numeric(factor(Var1)) < as.numeric(factor(Var2))) %>%
  filter(abs(r) > 0.5) %>%
  mutate(direction = ifelse(r > 0, "positive", "negative")) %>%
  arrange(desc(abs(r)))

## ---- chunk 83
#correlation matrix for category

mat_finances <- corr_category$cor_matrix[[which(corr_category$Scenario_Category == "Finances")]]

#long format
mat_long_finances <- melt(mat_finances, varnames = c("Var1", "Var2"), value.name = "r")


limits <- c(-1, 1) 

ggplot(mat_long_finances, aes(x = Var1, y = Var2, fill = r)) +
  geom_tile(color = "white") +
  geom_text(aes(label = round(r, 2)), size = 3) +
  scale_fill_gradient2(low = "blue", mid = "white", high = "red", midpoint = 0,
                       limits = limits) +
  theme_minimal() +
  theme(
    axis.text.x = element_text(angle = 45, hjust = 1),
    axis.ticks = element_blank(),
    axis.title = element_blank(),
    panel.grid = element_blank()
  )+
  ggtitle("Correlation matrix: Finances")

## ---- chunk 84
strong_corr_finances <- mat_long_finances %>%
  filter(as.numeric(factor(Var1)) < as.numeric(factor(Var2))) %>%
  filter(abs(r) > 0.5) %>%
  mutate(direction = ifelse(r > 0, "positive", "negative")) %>%
  arrange(desc(abs(r)))
                                    
## ---- chunk 85
corr_overall <- dat_short %>%
  summarise(
    cor_matrix = list(
      cor(
        mutate(across(all_of(motive_vars), ~ ifelse(.x == -99, NA, .x))),
        use = "pairwise.complete.obs"
      )
    ),
    .groups = "drop"
  )

corr_overall$cor_matrix[[1]]
## ---- chunk 86
#correlation matrix for category

mat_corr <- corr_overall$cor_matrix[[1]]

#long format
mat_long_corr <- melt(mat_corr, varnames = c("Var1", "Var2"), value.name = "r")


limits <- c(-1, 1) 

ggplot(mat_long_corr, aes(x = Var1, y = Var2, fill = r)) +
  geom_tile(color = "white") +
  geom_text(aes(label = round(r, 2)), size = 3) +
  scale_fill_gradient2(low = "blue", mid = "white", high = "red", midpoint = 0,
                       limits = limits) +
  theme_minimal() +
  theme(
    axis.text.x = element_text(angle = 45, hjust = 1),
    axis.ticks = element_blank(),
    axis.title = element_blank(),
    panel.grid = element_blank()
  )+
  ggtitle("Correlation matrix: Overall")
## ---- chunk 87
strong_corr <- mat_long_corr %>%
  filter(as.numeric(factor(Var1)) < as.numeric(factor(Var2))) %>%
  filter(abs(r) > 0.5) %>%
  mutate(direction = ifelse(r > 0, "positive", "negative")) %>%
  arrange(desc(abs(r)))

## ---- chunk 88
ggplot(strong_corr, aes(x = Var1, y = Var2, fill = r)) +
  geom_tile(color = "white") +  # Felder mit Rahmen
  scale_fill_gradient2(
    mid = "white",   # 0
    high = "red",    # positive Korrelationen
    midpoint = 0,
    limits = c(0.5, 1)
  ) +
  theme_minimal() +
  theme(
    axis.text.x = element_text(angle = 45, hjust = 1),
    axis.title = element_blank(),
    panel.grid = element_blank()
  ) +
  ggtitle("Strong correlations (r > 0.5)")

## ---- chunk 89
corr_overall_DI <- dat_short %>%
  filter(want_to_know_bin == 1) %>% 
  summarise(
    cor_matrix = list(
      cor(
        mutate(across(all_of(motive_vars), ~ ifelse(.x == -99, NA, .x))),
        use = "pairwise.complete.obs"
      )
    ),
    .groups = "drop"
  )

## ---- chunk 90
mat_corr_DI <- corr_overall_DI$cor_matrix[[1]]


mat_long_corr_DI <- melt(mat_corr_DI, varnames = c("Var1", "Var2"), value.name = "r")

strong_corr_DI <- mat_long_corr_DI %>%
  filter(as.numeric(factor(Var1)) < as.numeric(factor(Var2))) %>%
  filter(abs(r) > 0.5) %>%
  mutate(direction = ifelse(r > 0, "positive", "negative")) %>%
  arrange(desc(abs(r)))
## ---- chunk 91
corr_overall_noDI <- dat_short %>%
  filter(want_to_know_bin == 0) %>% 
  summarise(
    cor_matrix = list(
      cor(
        mutate(across(all_of(motive_vars), ~ ifelse(.x == -99, NA, .x))),
        use = "pairwise.complete.obs"
      )
    ),
    .groups = "drop"
  )

## ---- chunk 92
mat_corr_noDI <- corr_overall_noDI$cor_matrix[[1]]


mat_long_corr_noDI <- melt(mat_corr_noDI, varnames = c("Var1", "Var2"), value.name = "r")

strong_corr_noDI <- mat_long_corr_noDI %>%
  filter(as.numeric(factor(Var1)) < as.numeric(factor(Var2))) %>%
  filter(abs(r) > 0.5) %>%
  mutate(direction = ifelse(r > 0, "positive", "negative")) %>%
  arrange(desc(abs(r)))
## ---- chunk 93
corr_scenario_DI <- dat_short %>%
  filter(want_to_know_bin == 1) %>%      
  group_by(Scenario_Content) %>%          
  summarise(
    cor_matrix = list(
      cor(
        as.data.frame(across(all_of(motive_vars)) %>% 
                        mutate(across(everything(), ~ ifelse(.x == -99, NA, .x)))),
        use = "pairwise.complete.obs"
      )
    ),
    .groups = "drop"
  )

corr_scenario_DI$cor_matrix[[which(corr_scenario$Scenario_Content == "nutritional_deficiencies")]]
## ---- chunk 94
mat_got_DI <- corr_scenario_DI$cor_matrix[[which(corr_scenario$Scenario_Content == "ending_GoT")]]


mat_long_got_DI <- melt(mat_got_DI, varnames = c("Var1", "Var2"), value.name = "r")

limits <- c(-1, 1) 

ggplot(mat_long_got_DI, aes(x = Var1, y = Var2, fill = r)) +
  geom_tile(color = "white") +
  geom_text(aes(label = round(r, 2)), size = 3) +
  scale_fill_gradient2(low = "blue", mid = "white", high = "red", midpoint = 0,
                       limits = limits) +
  theme_minimal() +
  theme(
    axis.text.x = element_text(angle = 45, hjust = 1),
    axis.ticks = element_blank(),
    axis.title = element_blank(),
    panel.grid = element_blank()
  )+
  ggtitle("Correlation matrix: ending GoT DI")
## ---- chunk 95
strong_got_DI <- mat_long_got_DI %>%
  filter(as.numeric(factor(Var1)) < as.numeric(factor(Var2))) %>%
  filter(abs(r) > 0.5) %>%
  mutate(direction = ifelse(r > 0, "positive", "negative")) %>%
  arrange(desc(abs(r)))
## ---- chunk 96
corr_scenario_noDI <- dat_short %>%
  filter(want_to_know_bin == 0) %>%      
  group_by(Scenario_Content) %>%          
  summarise(
    cor_matrix = list(
      cor(
        as.data.frame(across(all_of(motive_vars)) %>% 
                        mutate(across(everything(), ~ ifelse(.x == -99, NA, .x)))),
        use = "pairwise.complete.obs"
      )
    ),
    .groups = "drop"
  )

corr_scenario_noDI$cor_matrix[[which(corr_scenario$Scenario_Content == "nutritional_deficiencies")]]
## ---- chunk 97
mat_got_noDI <- corr_scenario_noDI$cor_matrix[[which(corr_scenario$Scenario_Content == "ending_GoT")]]


mat_long_got_noDI <- melt(mat_got_noDI, varnames = c("Var1", "Var2"), value.name = "r")


limits <- c(-1, 1) 

ggplot(mat_long_got_noDI, aes(x = Var1, y = Var2, fill = r)) +
  geom_tile(color = "white") +
  geom_text(aes(label = round(r, 2)), size = 3) +
  scale_fill_gradient2(low = "blue", mid = "white", high = "red", midpoint = 0,
                       limits = limits) +
  theme_minimal() +
  theme(
    axis.text.x = element_text(angle = 45, hjust = 1),
    axis.ticks = element_blank(),
    axis.title = element_blank(),
    panel.grid = element_blank()
  )+
  ggtitle("Correlation matrix: ending GoT no DI")

## ---- chunk 98
strong_got_noDI <- mat_long_got_noDI %>%
  filter(as.numeric(factor(Var1)) < as.numeric(factor(Var2))) %>%
  filter(abs(r) > 0.5) %>%
  mutate(direction = ifelse(r > 0, "positive", "negative")) %>%
  arrange(desc(abs(r)))
## ---- chunk 99
mat_purchase_DI <- corr_scenario_DI$cor_matrix[[which(corr_scenario$Scenario_Content == "altern_recent_purchase")]]


mat_long_purchase_DI <- melt(mat_purchase_DI, varnames = c("Var1", "Var2"), value.name = "r")

limits <- c(-1, 1) 

ggplot(mat_long_purchase_DI, aes(x = Var1, y = Var2, fill = r)) +
  geom_tile(color = "white") +
  geom_text(aes(label = round(r, 2)), size = 3) +
  scale_fill_gradient2(low = "blue", mid = "white", high = "red", midpoint = 0,
                       limits = limits) +
  theme_minimal() +
  theme(
    axis.text.x = element_text(angle = 45, hjust = 1),
    axis.ticks = element_blank(),
    axis.title = element_blank(),
    panel.grid = element_blank()
  )+
  ggtitle("Correlation matrix: altern recent purchase -- DI")
## ---- chunk 100
strong_purchase_DI <- mat_long_purchase_DI %>%
  filter(as.numeric(factor(Var1)) < as.numeric(factor(Var2))) %>%
  filter(abs(r) > 0.5) %>%
  mutate(direction = ifelse(r > 0, "positive", "negative")) %>%
  arrange(desc(abs(r)))
## ---- chunk 101
mat_purchase_noDI <- corr_scenario_noDI$cor_matrix[[which(corr_scenario$Scenario_Content == "altern_recent_purchase")]]


mat_long_purchase_noDI <- melt(mat_purchase_noDI, varnames = c("Var1", "Var2"), value.name = "r")


limits <- c(-1, 1) 

ggplot(mat_long_purchase_noDI, aes(x = Var1, y = Var2, fill = r)) +
  geom_tile(color = "white") +
  geom_text(aes(label = round(r, 2)), size = 3) +
  scale_fill_gradient2(low = "blue", mid = "white", high = "red", midpoint = 0,
                       limits = limits) +
  theme_minimal() +
  theme(
    axis.text.x = element_text(angle = 45, hjust = 1),
    axis.ticks = element_blank(),
    axis.title = element_blank(),
    panel.grid = element_blank()
  )+
  ggtitle("Correlation matrix: altern recent purchase -- no DI")

## ---- chunk 102
strong_purchase_noDI <- mat_long_purchase_noDI %>%
  filter(as.numeric(factor(Var1)) < as.numeric(factor(Var2))) %>%
  filter(abs(r) > 0.5) %>%
  mutate(direction = ifelse(r > 0, "positive", "negative")) %>%
  arrange(desc(abs(r)))
## ---- chunk 103

dat_hiv <- dat_short %>%
  filter(Scenario_Content == "hiv_test")

cor_DI_hiv <- sapply(motive_vars, function(x) {
  cor(dat_hiv[[x]], dat_hiv$want_to_know_bin, use = "pairwise.complete.obs")
})

cor_DI_hiv

## ---- chunk 104
# tibble
cor_DI_hiv_df <- tibble(
  rating = names(cor_DI_hiv),
  r = cor_DI_hiv
)

# Barplot
#Punkt-Biserial-Korrelation (Pearson) (metrische und binäre Variable)
ggplot(cor_DI_hiv_df, aes(x = reorder(rating, r), y = r, fill = r)) +
  geom_col() +
  scale_fill_gradient2(low = "blue", mid = "white", high = "red", midpoint = 0, limits = c(-1, 1)) +
  coord_flip() + 
  theme_minimal() +
  labs(
    title = "Correlation Ratings vs. want_to_know_bin - hiv test",
    x = "Rating",
    y = "r"
  )

## ---- chunk 105

dat_kardashian <- dat_short %>%
  filter(Scenario_Content == "Kardashian_home")

cor_DI_kardashian <- sapply(motive_vars, function(x) {
  cor(dat_kardashian[[x]], dat_kardashian$want_to_know_bin, use = "pairwise.complete.obs")
})

cor_DI_kardashian

## ---- chunk 106
# In ein tibble umwandeln
cor_DI_kardashian_df <- tibble(
  rating = names(cor_DI_kardashian),
  r = cor_DI_kardashian
)

# Barplot
#Punkt-Biserial-Korrelation (Pearson) (metrische und binäre Variable)
ggplot(cor_DI_kardashian_df, aes(x = reorder(rating, r), y = r, fill = r)) +
  geom_col() +
  scale_fill_gradient2(low = "blue", mid = "white", high = "red", midpoint = 0, limits = c(-1, 1)) +
  coord_flip() + 
  theme_minimal() +
  labs(
    title = "Correlation Ratings vs. want_to_know_bin",
    x = "Rating",
    y = "r"
  )

## ---- chunk 107
dat_short %>%
  group_by(want_to_know_bin) %>%
  summarise(
    mean_reliability = mean(reliability[reliability != -99], na.rm = TRUE),
    sd_reliability = sd(reliability[reliability != -99], na.rm = TRUE),
    n = sum(reliability != -99)
  )
## ---- chunk 108
dat_hiv %>%
  group_by(want_to_know_bin) %>%
  summarise(
    across(all_of(motive_vars), 
           list(mean = ~mean(.x, na.rm = TRUE),
                sd = ~sd(.x, na.rm = TRUE)),
           .names = "{.col}_{.fn}"),
    n = n()
  )

dat_hiv <- dat_hiv %>%
  mutate(across(all_of(motive_vars), ~ ifelse(.x == -99, NA, .x)))


## ---- chunk 109
library(tidyverse)

dat_hiv_summary <- dat_hiv %>%
  group_by(want_to_know_bin) %>%
  summarise(
    across(all_of(motive_vars),
           list(mean = ~mean(ifelse(.x == -99, NA, .x), na.rm = TRUE),
                sd   = ~sd(ifelse(.x == -99, NA, .x), na.rm = TRUE)),
           .names = "{.col}_{.fn}"),
    n = n()
  )

dat_hiv_long <- dat_hiv_summary %>%
  pivot_longer(
    cols = -c(want_to_know_bin, n),
    names_to = c("motive", ".value"),
    names_sep = "_"
  )

dat_hiv_long <- dat_hiv_long %>%
  group_by(motive) %>%
  mutate(mean_overall = mean(mean, na.rm = TRUE)) %>%
  ungroup()


ggplot(dat_hiv_long, aes(x = reorder(motive, mean), y = mean,
                         fill = as.factor(want_to_know_bin))) +
  geom_col(position = "dodge") +
  coord_flip() +
  theme_minimal() +
  labs(
    title = "Scenario Hiv: Mean of motive rating depending on DI vs. no DI",
    x = "Motive",
    y = "Mean rating",
    fill = "Want to know (1 = no)"
  )

## ---- chunk 110

# Funktion, die Korrelation pro Szenario berechnet
cor_matrix <- dat_short %>%
  group_by(Scenario_Content) %>%
  summarise(across(all_of(motive_vars),
                   ~ cor(.x, want_to_know_bin, use = "pairwise.complete.obs"),
                   .names = "cor_{col}"))
